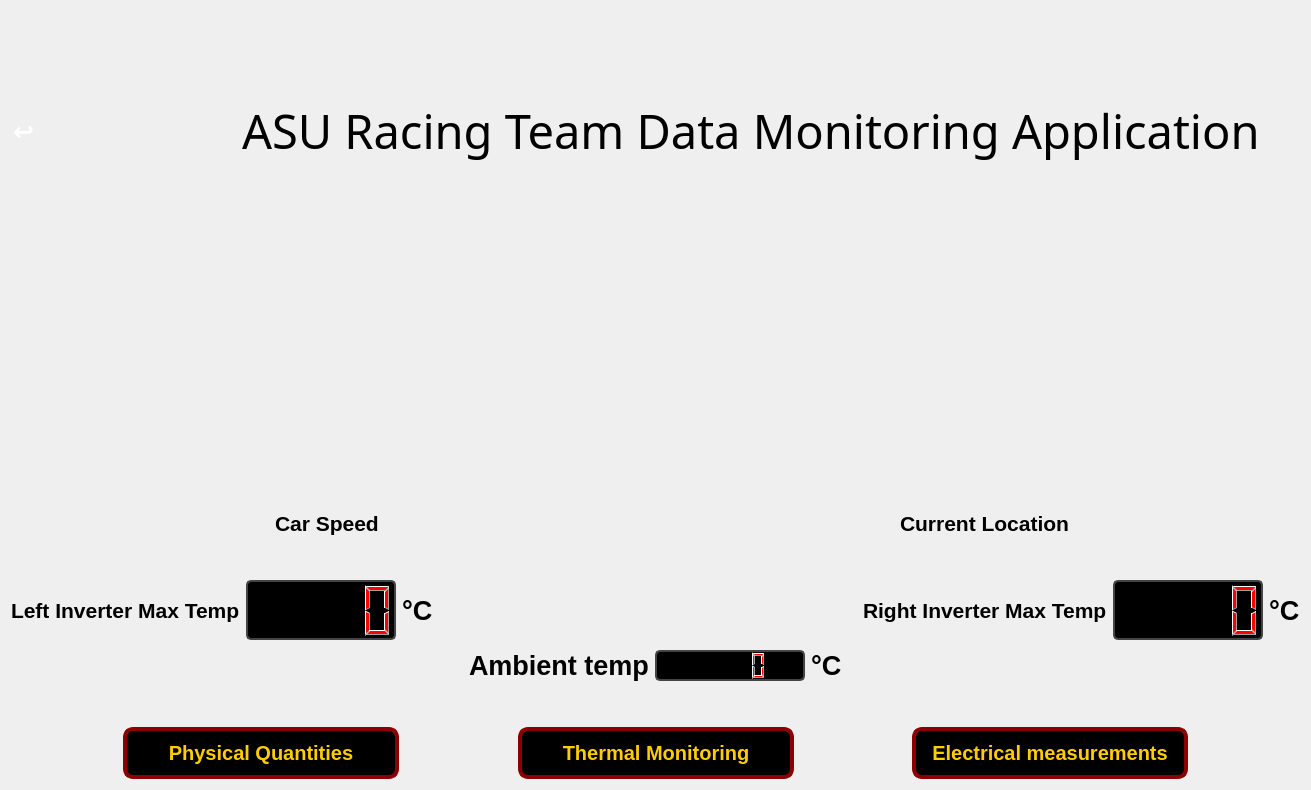
      <widget class="QWidget" name="Main_tab">
       <attribute name="title">
        <string>Main Window</string>
       </attribute>
       <layout class="QGridLayout" name="gridLayout">
        <item row="3" column="1">
         <spacer name="verticalSpacer_19">
          <property name="orientation">
           <enum>Qt::Vertical</enum>
          </property>
          <property name="sizeHint" stdset="0">
           <size>
            <width>20</width>
            <height>35</height>
           </size>
          </property>
         </spacer>
        </item>
        <item row="5" column="0" colspan="4">
         <layout class="QHBoxLayout" name="horizontalLayout">
          <item>
           <spacer name="horizontalSpacer_30">
            <property name="orientation">
             <enum>Qt::Horizontal</enum>
            </property>
            <property name="sizeHint" stdset="0">
             <size>
              <width>40</width>
              <height>20</height>
             </size>
            </property>
           </spacer>
          </item>
          <item>
           <widget class="QPushButton" name="Physical_Button">
            <property name="minimumSize">
             <size>
              <width>276</width>
              <height>0</height>
             </size>
            </property>
            <property name="maximumSize">
             <size>
              <width>276</width>
              <height>16777215</height>
             </size>
            </property>
            <property name="font">
             <font>
              <pointsize>-1</pointsize>
              <weight>75</weight>
              <italic>false</italic>
              <bold>true</bold>
             </font>
            </property>
            <property name="styleSheet">
             <string notr="true"> QPushButton {
                background-color: black;
                color: #FFCD00;
                border-radius: 10px;  /* Rounded edges */
                border: 4px solid darkred;  /* Optional: red border */
                padding: 10px;  /* Optional: padding */
                font-size: 20px;  /* Optional: font size */
				font:bold;
            }</string>
            </property>
            <property name="text">
             <string>Physical Quantities</string>
            </property>
           </widget>
          </item>
          <item>
           <spacer name="horizontalSpacer_2">
            <property name="orientation">
             <enum>Qt::Horizontal</enum>
            </property>
            <property name="sizeHint" stdset="0">
             <size>
              <width>40</width>
              <height>20</height>
             </size>
            </property>
           </spacer>
          </item>
          <item>
           <widget class="QPushButton" name="Thermal_Button">
            <property name="minimumSize">
             <size>
              <width>276</width>
              <height>0</height>
             </size>
            </property>
            <property name="maximumSize">
             <size>
              <width>276</width>
              <height>16777215</height>
             </size>
            </property>
            <property name="font">
             <font>
              <pointsize>-1</pointsize>
              <weight>75</weight>
              <italic>false</italic>
              <bold>true</bold>
             </font>
            </property>
            <property name="styleSheet">
             <string notr="true"> QPushButton {
                background-color: black;
                color: #FFCD00;
                border-radius: 10px;  /* Rounded edges */
                border: 4px solid darkred;  /* Optional: red border */
                padding: 10px;  /* Optional: padding */
                font-size: 20px;  /* Optional: font size */
				font:bold;
            }</string>
            </property>
            <property name="text">
             <string>Thermal Monitoring</string>
            </property>
           </widget>
          </item>
          <item>
           <spacer name="horizontalSpacer">
            <property name="orientation">
             <enum>Qt::Horizontal</enum>
            </property>
            <property name="sizeHint" stdset="0">
             <size>
              <width>40</width>
              <height>20</height>
             </size>
            </property>
           </spacer>
          </item>
          <item>
           <widget class="QPushButton" name="Electrical_Button">
            <property name="minimumSize">
             <size>
              <width>276</width>
              <height>0</height>
             </size>
            </property>
            <property name="maximumSize">
             <size>
              <width>276</width>
              <height>16777215</height>
             </size>
            </property>
            <property name="font">
             <font>
              <pointsize>-1</pointsize>
              <weight>75</weight>
              <italic>false</italic>
              <bold>true</bold>
             </font>
            </property>
            <property name="styleSheet">
             <string notr="true"> QPushButton {
                background-color: black;
                color: #FFCD00;
                border-radius: 10px;  /* Rounded edges */
                border: 4px solid darkred;  /* Optional: red border */
                padding: 10px;  /* Optional: padding */
                font-size: 20px;  /* Optional: font size */
				font:bold;
            }</string>
            </property>
            <property name="text">
             <string>Electrical measurements</string>
            </property>
           </widget>
          </item>
          <item>
           <spacer name="horizontalSpacer_3">
            <property name="orientation">
             <enum>Qt::Horizontal</enum>
            </property>
            <property name="sizeHint" stdset="0">
             <size>
              <width>40</width>
              <height>20</height>
             </size>
            </property>
           </spacer>
          </item>
         </layout>
        </item>
        <item row="2" column="0" colspan="4">
         <layout class="QHBoxLayout" name="horizontalLayout_65">
          <item>
           <layout class="QVBoxLayout" name="verticalLayout_9">
            <item>
             <layout class="QHBoxLayout" name="horizontalLayout_29">
              <item>
               <spacer name="horizontalSpacer_21">
                <property name="orientation">
                 <enum>Qt::Horizontal</enum>
                </property>
                <property name="sizeHint" stdset="0">
                 <size>
                  <width>40</width>
                  <height>20</height>
                 </size>
                </property>
               </spacer>
              </item>
              <item>
               <widget class="QWidget" name="CarSpeed_widget" native="true">
                <property name="minimumSize">
                 <size>
                  <width>300</width>
                  <height>300</height>
                 </size>
                </property>
                <property name="maximumSize">
                 <size>
                  <width>300</width>
                  <height>300</height>
                 </size>
                </property>
                <property name="styleSheet">
                 <string notr="true"/>
                </property>
               </widget>
              </item>
              <item>
               <spacer name="horizontalSpacer_20">
                <property name="orientation">
                 <enum>Qt::Horizontal</enum>
                </property>
                <property name="sizeHint" stdset="0">
                 <size>
                  <width>40</width>
                  <height>20</height>
                 </size>
                </property>
               </spacer>
              </item>
             </layout>
            </item>
            <item>
             <layout class="QHBoxLayout" name="horizontalLayout_41">
              <item>
               <spacer name="horizontalSpacer_34">
                <property name="orientation">
                 <enum>Qt::Horizontal</enum>
                </property>
                <property name="sizeHint" stdset="0">
                 <size>
                  <width>40</width>
                  <height>20</height>
                 </size>
                </property>
               </spacer>
              </item>
              <item>
               <widget class="QLabel" name="label">
                <property name="font">
                 <font>
                  <pointsize>16</pointsize>
                  <weight>75</weight>
                  <bold>true</bold>
                 </font>
                </property>
                <property name="text">
                 <string>Car Speed</string>
                </property>
               </widget>
              </item>
              <item>
               <spacer name="horizontalSpacer_35">
                <property name="orientation">
                 <enum>Qt::Horizontal</enum>
                </property>
                <property name="sizeHint" stdset="0">
                 <size>
                  <width>40</width>
                  <height>20</height>
                 </size>
                </property>
               </spacer>
              </item>
             </layout>
            </item>
           </layout>
          </item>
          <item>
           <spacer name="horizontalSpacer_43">
            <property name="orientation">
             <enum>Qt::Horizontal</enum>
            </property>
            <property name="sizeType">
             <enum>QSizePolicy::Fixed</enum>
            </property>
            <property name="sizeHint" stdset="0">
             <size>
              <width>20</width>
              <height>17</height>
             </size>
            </property>
           </spacer>
          </item>
          <item>
           <layout class="QVBoxLayout" name="verticalLayout_10">
            <item>
             <layout class="QHBoxLayout" name="horizontalLayout_54">
              <item>
               <widget class="QWidget" name="GPS_widget" native="true">
                <property name="minimumSize">
                 <size>
                  <width>600</width>
                  <height>300</height>
                 </size>
                </property>
                <property name="maximumSize">
                 <size>
                  <width>600</width>
                  <height>300</height>
                 </size>
                </property>
               </widget>
              </item>
              <item>
               <spacer name="horizontalSpacer_48">
                <property name="orientation">
                 <enum>Qt::Horizontal</enum>
                </property>
                <property name="sizeType">
                 <enum>QSizePolicy::Fixed</enum>
                </property>
                <property name="sizeHint" stdset="0">
                 <size>
                  <width>20</width>
                  <height>17</height>
                 </size>
                </property>
               </spacer>
              </item>
             </layout>
            </item>
            <item>
             <layout class="QHBoxLayout" name="horizontalLayout_64">
              <item>
               <spacer name="horizontalSpacer_38">
                <property name="orientation">
                 <enum>Qt::Horizontal</enum>
                </property>
                <property name="sizeHint" stdset="0">
                 <size>
                  <width>40</width>
                  <height>20</height>
                 </size>
                </property>
               </spacer>
              </item>
              <item>
               <widget class="QLabel" name="label_3">
                <property name="font">
                 <font>
                  <pointsize>16</pointsize>
                  <weight>75</weight>
                  <bold>true</bold>
                 </font>
                </property>
                <property name="text">
                 <string>Current Location</string>
                </property>
               </widget>
              </item>
              <item>
               <spacer name="horizontalSpacer_39">
                <property name="orientation">
                 <enum>Qt::Horizontal</enum>
                </property>
                <property name="sizeHint" stdset="0">
                 <size>
                  <width>40</width>
                  <height>20</height>
                 </size>
                </property>
               </spacer>
              </item>
             </layout>
            </item>
           </layout>
          </item>
         </layout>
        </item>
        <item row="1" column="0">
         <spacer name="verticalSpacer_15">
          <property name="orientation">
           <enum>Qt::Vertical</enum>
          </property>
          <property name="sizeHint" stdset="0">
           <size>
            <width>20</width>
            <height>36</height>
           </size>
          </property>
         </spacer>
        </item>
        <item row="1" column="3">
         <spacer name="verticalSpacer_14">
          <property name="orientation">
           <enum>Qt::Vertical</enum>
          </property>
          <property name="sizeHint" stdset="0">
           <size>
            <width>20</width>
            <height>36</height>
           </size>
          </property>
         </spacer>
        </item>
        <item row="3" column="2">
         <spacer name="verticalSpacer_20">
          <property name="orientation">
           <enum>Qt::Vertical</enum>
          </property>
          <property name="sizeHint" stdset="0">
           <size>
            <width>20</width>
            <height>35</height>
           </size>
          </property>
         </spacer>
        </item>
        <item row="0" column="0" colspan="4">
         <layout class="QVBoxLayout" name="verticalLayout_7">
          <item>
           <layout class="QHBoxLayout" name="horizontalLayout_28">
            <item>
             <widget class="QLabel" name="label_46">
              <property name="minimumSize">
               <size>
                <width>160</width>
                <height>70</height>
               </size>
              </property>
              <property name="maximumSize">
               <size>
                <width>160</width>
                <height>70</height>
               </size>
              </property>
              <property name="sizeIncrement">
               <size>
                <width>171</width>
                <height>71</height>
               </size>
              </property>
              <property name="styleSheet">
               <string notr="true">background-image: url(:/RT logo/New Racing Team Logo.PNG);</string>
              </property>
              <property name="text">
               <string/>
              </property>
             </widget>
            </item>
            <item>
             <spacer name="horizontalSpacer_18">
              <property name="orientation">
               <enum>Qt::Horizontal</enum>
              </property>
              <property name="sizeHint" stdset="0">
               <size>
                <width>40</width>
                <height>20</height>
               </size>
              </property>
             </spacer>
            </item>
            <item>
             <widget class="QLabel" name="label_47">
              <property name="minimumSize">
               <size>
                <width>91</width>
                <height>81</height>
               </size>
              </property>
              <property name="sizeIncrement">
               <size>
                <width>91</width>
                <height>81</height>
               </size>
              </property>
              <property name="styleSheet">
               <string notr="true">
background-image: url(:/ShellLogo/Shell.png);</string>
              </property>
              <property name="text">
               <string/>
              </property>
             </widget>
            </item>
           </layout>
          </item>
          <item>
           <layout class="QHBoxLayout" name="horizontalLayout_53">
            <item>
             <widget class="QPushButton" name="back_btn_user_4">
              <property name="minimumSize">
               <size>
                <width>25</width>
                <height>25</height>
               </size>
              </property>
              <property name="maximumSize">
               <size>
                <width>25</width>
                <height>25</height>
               </size>
              </property>
              <property name="font">
               <font>
                <pointsize>-1</pointsize>
                <weight>75</weight>
                <bold>true</bold>
               </font>
              </property>
              <property name="styleSheet">
               <string notr="true">QPushButton {
    background-color:'WHITE';    /* Background color of the button */
    border: none;                 /* Remove default border */
    border-radius: 12px;          /* Makes the button circular (half of width/height) */
    width: 25px;                  /* Width of the button */
    height: 25px;                 /* Height of the button */
    color: white;                 /* Color of the arrow */
    font-size:25px;              /* Size of the arrow */
    font-weight: bold;            /* Bold arrow */
    text-align: center;           /* Center the arrow */
    padding: 0px;                 /* Remove any padding */
}
</string>
              </property>
              <property name="text">
               <string>↩</string>
              </property>
             </widget>
            </item>
            <item>
             <layout class="QHBoxLayout" name="horizontalLayout_60">
              <item>
               <spacer name="horizontalSpacer_25">
                <property name="orientation">
                 <enum>Qt::Horizontal</enum>
                </property>
                <property name="sizeType">
                 <enum>QSizePolicy::Fixed</enum>
                </property>
                <property name="sizeHint" stdset="0">
                 <size>
                  <width>200</width>
                  <height>20</height>
                 </size>
                </property>
               </spacer>
              </item>
              <item>
               <widget class="QLabel" name="label_51">
                <property name="font">
                 <font>
                  <family>Haettenschweiler</family>
                  <pointsize>35</pointsize>
                  <weight>50</weight>
                  <bold>false</bold>
                 </font>
                </property>
                <property name="text">
                 <string>ASU Racing Team Data Monitoring Application</string>
                </property>
               </widget>
              </item>
              <item>
               <spacer name="horizontalSpacer_33">
                <property name="orientation">
                 <enum>Qt::Horizontal</enum>
                </property>
                <property name="sizeHint" stdset="0">
                 <size>
                  <width>40</width>
                  <height>20</height>
                 </size>
                </property>
               </spacer>
              </item>
             </layout>
            </item>
           </layout>
          </item>
         </layout>
        </item>
        <item row="4" column="0" colspan="4">
         <layout class="QVBoxLayout" name="verticalLayout_5">
          <item>
           <layout class="QHBoxLayout" name="horizontalLayout_58">
            <item>
             <layout class="QHBoxLayout" name="horizontalLayout_12">
              <item>
               <layout class="QHBoxLayout" name="horizontalLayout_32">
                <item>
                 <widget class="QLabel" name="label_25">
                  <property name="font">
                   <font>
                    <pointsize>16</pointsize>
                    <weight>75</weight>
                    <bold>true</bold>
                   </font>
                  </property>
                  <property name="text">
                   <string>Left Inverter Max Temp</string>
                  </property>
                 </widget>
                </item>
                <item>
                 <widget class="QLCDNumber" name="left_inverter_max_temp_lcd">
                  <property name="minimumSize">
                   <size>
                    <width>150</width>
                    <height>0</height>
                   </size>
                  </property>
                  <property name="maximumSize">
                   <size>
                    <width>150</width>
                    <height>60</height>
                   </size>
                  </property>
                  <property name="styleSheet">
                   <string notr="true">QLCDNumber {
    background-color: black;
    border: 2px solid #444;   /* Grayish border to resemble battery outline */
    border-radius: 5px;       /* Rounded edges for the battery shape */
    color: red;              /* Battery color (green) */
}
</string>
                  </property>
                 </widget>
                </item>
               </layout>
              </item>
              <item>
               <widget class="QLabel" name="label_49">
                <property name="font">
                 <font>
                  <pointsize>20</pointsize>
                  <weight>75</weight>
                  <bold>true</bold>
                 </font>
                </property>
                <property name="text">
                 <string>°C</string>
                </property>
               </widget>
              </item>
             </layout>
            </item>
            <item>
             <spacer name="horizontalSpacer_9">
              <property name="orientation">
               <enum>Qt::Horizontal</enum>
              </property>
              <property name="sizeHint" stdset="0">
               <size>
                <width>13</width>
                <height>67</height>
               </size>
              </property>
             </spacer>
            </item>
            <item>
             <layout class="QHBoxLayout" name="horizontalLayout_57">
              <item>
               <layout class="QHBoxLayout" name="horizontalLayout_33">
                <item>
                 <widget class="QLabel" name="label_26">
                  <property name="font">
                   <font>
                    <pointsize>16</pointsize>
                    <weight>75</weight>
                    <bold>true</bold>
                   </font>
                  </property>
                  <property name="text">
                   <string>Right Inverter Max Temp</string>
                  </property>
                 </widget>
                </item>
                <item>
                 <widget class="QLCDNumber" name="right_inverter_max_temp_lcd">
                  <property name="minimumSize">
                   <size>
                    <width>150</width>
                    <height>0</height>
                   </size>
                  </property>
                  <property name="maximumSize">
                   <size>
                    <width>150</width>
                    <height>60</height>
                   </size>
                  </property>
                  <property name="styleSheet">
                   <string notr="true">QLCDNumber {
    background-color: black;
    border: 2px solid #444;   /* Grayish border to resemble battery outline */
    border-radius: 5px;       /* Rounded edges for the battery shape */
    color: red;              /* Battery color (green) */
}
</string>
                  </property>
                 </widget>
                </item>
               </layout>
              </item>
              <item>
               <widget class="QLabel" name="label_50">
                <property name="font">
                 <font>
                  <pointsize>20</pointsize>
                  <weight>75</weight>
                  <bold>true</bold>
                 </font>
                </property>
                <property name="text">
                 <string>°C</string>
                </property>
               </widget>
              </item>
             </layout>
            </item>
           </layout>
          </item>
          <item>
           <layout class="QHBoxLayout" name="horizontalLayout_59">
            <item>
             <spacer name="horizontalSpacer_31">
              <property name="orientation">
               <enum>Qt::Horizontal</enum>
              </property>
              <property name="sizeHint" stdset="0">
               <size>
                <width>88</width>
                <height>28</height>
               </size>
              </property>
             </spacer>
            </item>
            <item>
             <layout class="QHBoxLayout" name="horizontalLayout_2">
              <item>
               <layout class="QHBoxLayout" name="horizontalLayout_5">
                <item>
                 <widget class="QLabel" name="label_7">
                  <property name="font">
                   <font>
                    <pointsize>20</pointsize>
                    <weight>75</weight>
                    <bold>true</bold>
                   </font>
                  </property>
                  <property name="text">
                   <string>Ambient temp</string>
                  </property>
                 </widget>
                </item>
                <item>
                 <widget class="QLCDNumber" name="Ambient_temp_lcd">
                  <property name="minimumSize">
                   <size>
                    <width>150</width>
                    <height>0</height>
                   </size>
                  </property>
                  <property name="maximumSize">
                   <size>
                    <width>150</width>
                    <height>60</height>
                   </size>
                  </property>
                  <property name="styleSheet">
                   <string notr="true">QLCDNumber {
    background-color: black;
    border: 2px solid #444;   /* Grayish border to resemble battery outline */
    border-radius: 5px;       /* Rounded edges for the battery shape */
    color: red;              /* Battery color (green) */
}
</string>
                  </property>
                 </widget>
                </item>
               </layout>
              </item>
              <item>
               <widget class="QLabel" name="label_48">
                <property name="font">
                 <font>
                  <pointsize>20</pointsize>
                  <weight>75</weight>
                  <bold>true</bold>
                 </font>
                </property>
                <property name="text">
                 <string>°C</string>
                </property>
               </widget>
              </item>
             </layout>
            </item>
            <item>
             <spacer name="horizontalSpacer_10">
              <property name="orientation">
               <enum>Qt::Horizontal</enum>
              </property>
              <property name="sizeHint" stdset="0">
               <size>
                <width>88</width>
                <height>28</height>
               </size>
              </property>
             </spacer>
            </item>
           </layout>
          </item>
          <item>
           <spacer name="verticalSpacer_4">
            <property name="orientation">
             <enum>Qt::Vertical</enum>
            </property>
            <property name="sizeHint" stdset="0">
             <size>
              <width>20</width>
              <height>40</height>
             </size>
            </property>
           </spacer>
          </item>
         </layout>
        </item>
       </layout>
      </widget>
